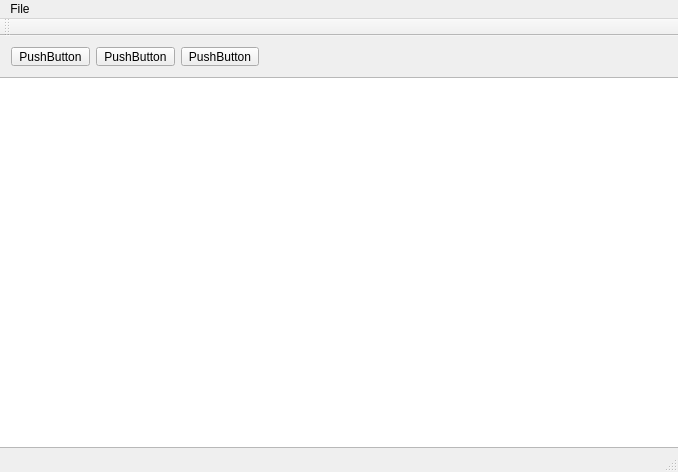
<?xml version="1.0" encoding="UTF-8"?>
<ui version="4.0">
 <class>Notepad</class>
 <widget class="QMainWindow" name="Notepad">
  <property name="geometry">
   <rect>
    <x>0</x>
    <y>0</y>
    <width>678</width>
    <height>472</height>
   </rect>
  </property>
  <property name="windowTitle">
   <string>Notepad</string>
  </property>
  <widget class="QWidget" name="centralWidget">
   <widget class="QWidget" name="horizontalLayoutWidget">
    <property name="geometry">
     <rect>
      <x>0</x>
      <y>0</y>
      <width>270</width>
      <height>41</height>
     </rect>
    </property>
    <layout class="QHBoxLayout" name="horizontalLayout">
     <item alignment="Qt::AlignVCenter">
      <widget class="QPushButton" name="pushButton_2">
       <property name="text">
        <string>PushButton</string>
       </property>
      </widget>
     </item>
     <item>
      <widget class="QPushButton" name="pushButton_3">
       <property name="text">
        <string>PushButton</string>
       </property>
      </widget>
     </item>
     <item>
      <widget class="QPushButton" name="pushButton">
       <property name="text">
        <string>PushButton</string>
       </property>
      </widget>
     </item>
    </layout>
   </widget>
   <widget class="QTextEdit" name="textEdit">
    <property name="geometry">
     <rect>
      <x>-1</x>
      <y>41</y>
      <width>681</width>
      <height>371</height>
     </rect>
    </property>
   </widget>
  </widget>
  <widget class="QToolBar" name="mainToolBar">
   <attribute name="toolBarArea">
    <enum>TopToolBarArea</enum>
   </attribute>
   <attribute name="toolBarBreak">
    <bool>false</bool>
   </attribute>
  </widget>
  <widget class="QStatusBar" name="statusBar"/>
  <widget class="QMenuBar" name="menuBar">
   <property name="geometry">
    <rect>
     <x>0</x>
     <y>0</y>
     <width>678</width>
     <height>21</height>
    </rect>
   </property>
   <widget class="QMenu" name="menuFile">
    <property name="title">
     <string>File</string>
    </property>
    <addaction name="actionOpen"/>
    <addaction name="actionSave"/>
    <addaction name="actionSave_As"/>
   </widget>
   <addaction name="menuFile"/>
  </widget>
  <action name="actionOpen">
   <property name="text">
    <string>Open</string>
   </property>
  </action>
  <action name="actionSave">
   <property name="text">
    <string>Save</string>
   </property>
  </action>
  <action name="actionSave_As">
   <property name="text">
    <string>Save As</string>
   </property>
  </action>
 </widget>
 <layoutdefault spacing="6" margin="11"/>
 <resources/>
 <connections/>
</ui>
